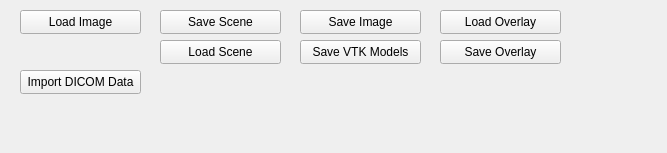
<?xml version="1.0" encoding="UTF-8"?>
<ui version="4.0">
 <class>WelcomePanelWidget</class>
 <widget class="QWidget" name="WelcomePanelWidget">
  <property name="geometry">
   <rect>
    <x>0</x>
    <y>0</y>
    <width>667</width>
    <height>153</height>
   </rect>
  </property>
  <property name="windowTitle">
   <string>Form</string>
  </property>
  <widget class="QPushButton" name="welcomeLoadImageButton">
   <property name="geometry">
    <rect>
     <x>20</x>
     <y>10</y>
     <width>121</width>
     <height>24</height>
    </rect>
   </property>
   <property name="text">
    <string>Load Image</string>
   </property>
  </widget>
  <widget class="QPushButton" name="welcomeImportDICOMButton">
   <property name="geometry">
    <rect>
     <x>20</x>
     <y>70</y>
     <width>121</width>
     <height>24</height>
    </rect>
   </property>
   <property name="text">
    <string>Import DICOM Data</string>
   </property>
  </widget>
  <widget class="QPushButton" name="welcomeSaveImageButton">
   <property name="geometry">
    <rect>
     <x>300</x>
     <y>10</y>
     <width>121</width>
     <height>24</height>
    </rect>
   </property>
   <property name="text">
    <string>Save Image</string>
   </property>
  </widget>
  <widget class="QPushButton" name="welcomeSaveSceneButton">
   <property name="geometry">
    <rect>
     <x>160</x>
     <y>10</y>
     <width>121</width>
     <height>24</height>
    </rect>
   </property>
   <property name="text">
    <string>Save Scene</string>
   </property>
  </widget>
  <widget class="QPushButton" name="welcomeLoadSceneButton">
   <property name="geometry">
    <rect>
     <x>160</x>
     <y>40</y>
     <width>121</width>
     <height>24</height>
    </rect>
   </property>
   <property name="text">
    <string>Load Scene</string>
   </property>
  </widget>
  <widget class="QPushButton" name="welcomeSaveOverlayButton">
   <property name="geometry">
    <rect>
     <x>440</x>
     <y>40</y>
     <width>121</width>
     <height>24</height>
    </rect>
   </property>
   <property name="text">
    <string>Save Overlay</string>
   </property>
  </widget>
  <widget class="QPushButton" name="welcomeSaveVTKModelsButton">
   <property name="geometry">
    <rect>
     <x>300</x>
     <y>40</y>
     <width>121</width>
     <height>24</height>
    </rect>
   </property>
   <property name="text">
    <string>Save VTK Models</string>
   </property>
  </widget>
  <widget class="QPushButton" name="welcomeLoadOverlayButton">
   <property name="geometry">
    <rect>
     <x>440</x>
     <y>10</y>
     <width>121</width>
     <height>24</height>
    </rect>
   </property>
   <property name="text">
    <string>Load Overlay</string>
   </property>
  </widget>
 </widget>
 <resources/>
 <connections/>
</ui>
